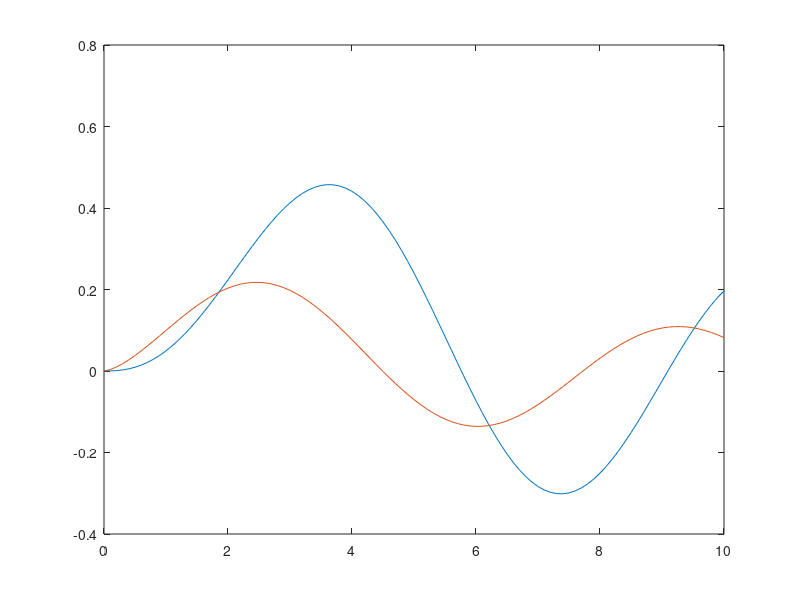

This figure's MATLAB source:
% Finds the energy and radial wavefunction for a particle from the point 
% of view of an observer in a rotating frame of reference. The 
% wavefunction is correct to order v/c and the spin is in the opposite 
% direction as the rotation (probably). This is a positive energy solution.
% This uses equations (343) and (350) to (355) of my notes "Dirac equation
% in a rotating frame of reference 3".
k=1.0;
mu=1.5;
om=0.000001;
m=1.0;
c=1;
hbar=1;
mf=(m*c^2+hbar*om/2);
E=(mu+1)*hbar*om+sqrt((mu+1)^2*hbar^2*om^2+hbar^2*c^2*k^2+mf^2)
A=1
ef1=E+m*c^2+hbar*om/2;
ef2=E-m*c^2-hbar*om/2;
ef3=E^2-hbar^2*c^2*k^2-2*mu*hbar*om*E-mf^2;
B=ef3*A/(2*hbar^2*om*c*k)
W=(hbar*c*k*A+(2*mu+2)*hbar*om*B)/ef1
X=(E*A-hbar*k*c*B)/ef1
rmin=0;
rmax=10;
dr=0.1;
nr=round(1+(rmax-rmin)/dr);
r=rmin:dr:rmax;
z=k*r;
z1=om*z/(k*c);
for ir=1:nr
    psi1(ir)=A*besselj(mu+1,r(ir))+z1(ir)*B*besselj(mu,z(ir));
    psi2(ir)=W*besselj(mu,z(ir))+z1(ir)*X*besselj(mu+1,z(ir));
end
plot(z,psi1,z,psi2)



    
